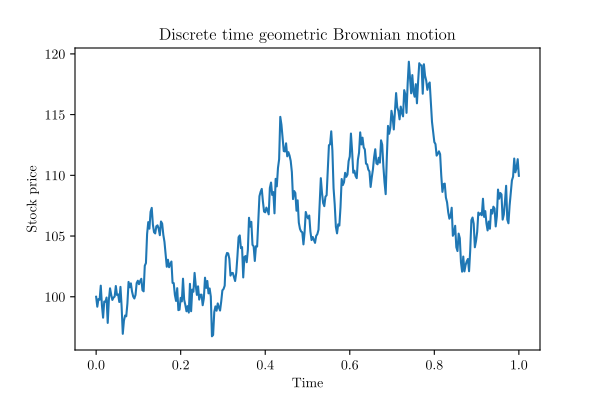

This figure's Python source:
# %%
from math import *
import numpy as np
import matplotlib as mpl
import matplotlib.pyplot as plt

plt.rc('text', usetex=True)
plt.rc('font', family='serif')


def simulate_gbm(S0, mu, sigma, T, n_steps):
    Z = np.zeros(n_steps + 1)
    dt = T / n_steps
    Z[0] = log(S0)

    epsilon = np.random.randn(n_steps)

    for i in range(0, n_steps):
        Z[i+1] = Z[i] + (mu - 0.5 * sigma**2) * dt + \
            sigma * sqrt(dt) * epsilon[i]

    return np.exp(Z)


n_steps = 365   # days in a year
T = 1           # one year
sigma = 0.2     # 20% volatility per year
mu = 0.08       # 8% growth per annum
S0 = 100        # initial stock price

times = np.linspace(0, 1, n_steps+1)
S = simulate_gbm(S0, mu, sigma, T, n_steps)

# mpl.use("pgf")
ax = plt.gca()
ax.plot(times, S)
ax.set_xlabel('Time')
ax.set_ylabel('Stock price')
ax.set_title('Discrete time geometric Brownian motion')
# save as PGF file which can be used in your document via `\input`
plt.savefig("stock.pgf")
plt.savefig("stock.pdf")  # save as PDF created with LaTeX

# %%
